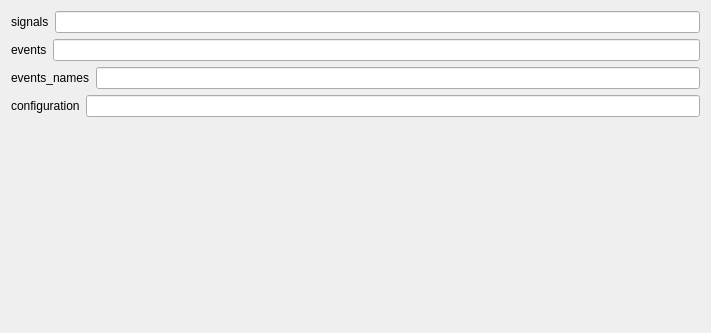
<?xml version="1.0" encoding="UTF-8"?>
<ui version="4.0">
 <class>SVDFilterSettingsView</class>
 <widget class="QWidget" name="SVDFilterSettingsView">
  <property name="styleSheet">
   <string notr="true">font: 12pt &quot;Roboto&quot;;</string>
  </property>
  <property name="geometry">
   <rect>
    <x>0</x>
    <y>0</y>
    <width>711</width>
    <height>333</height>
   </rect>
  </property>
  <property name="windowTitle">
   <string>Form</string>
  </property>
  <layout class="QVBoxLayout" name="verticalLayout">
   <item>
    <layout class="QHBoxLayout" name="signals_horizontalLayout">
     <item>
      <widget class="QLabel" name="signals_label">
       <property name="text">
        <string>signals</string>
       </property>
      </widget>
     </item>
     <item>
      <widget class="QLineEdit" name="signals_lineedit"/>
     </item>
    </layout>
   </item><item>
    <layout class="QHBoxLayout" name="events_horizontalLayout">
     <item>
      <widget class="QLabel" name="events_label">
       <property name="text">
        <string>events</string>
       </property>
      </widget>
     </item>
     <item>
      <widget class="QLineEdit" name="events_lineedit"/>
     </item>
    </layout>
   </item><item>
    <layout class="QHBoxLayout" name="events_names_horizontalLayout">
     <item>
      <widget class="QLabel" name="events_names_label">
       <property name="text">
        <string>events_names</string>
       </property>
      </widget>
     </item>
     <item>
      <widget class="QLineEdit" name="events_names_lineedit"/>
     </item>
    </layout>
   </item><item>
    <layout class="QHBoxLayout" name="configuration_horizontalLayout">
     <item>
      <widget class="QLabel" name="configuration_label">
       <property name="text">
        <string>configuration</string>
       </property>
      </widget>
     </item>
     <item>
      <widget class="QLineEdit" name="configuration_lineedit"/>
     </item>
    </layout>
   </item>
   <item>
    <spacer name="verticalSpacer">
     <property name="orientation">
      <enum>Qt::Vertical</enum>
     </property>
     <property name="sizeHint" stdset="0">
      <size>
       <width>20</width>
       <height>40</height>
      </size>
     </property>
    </spacer>
   </item>
  </layout>
 </widget>
 <resources>
  <include location="../../../../snooz-toolbox/src/main/python/ui/themes/themes.qrc"/>
 </resources>
 <connections/>
 </ui>
